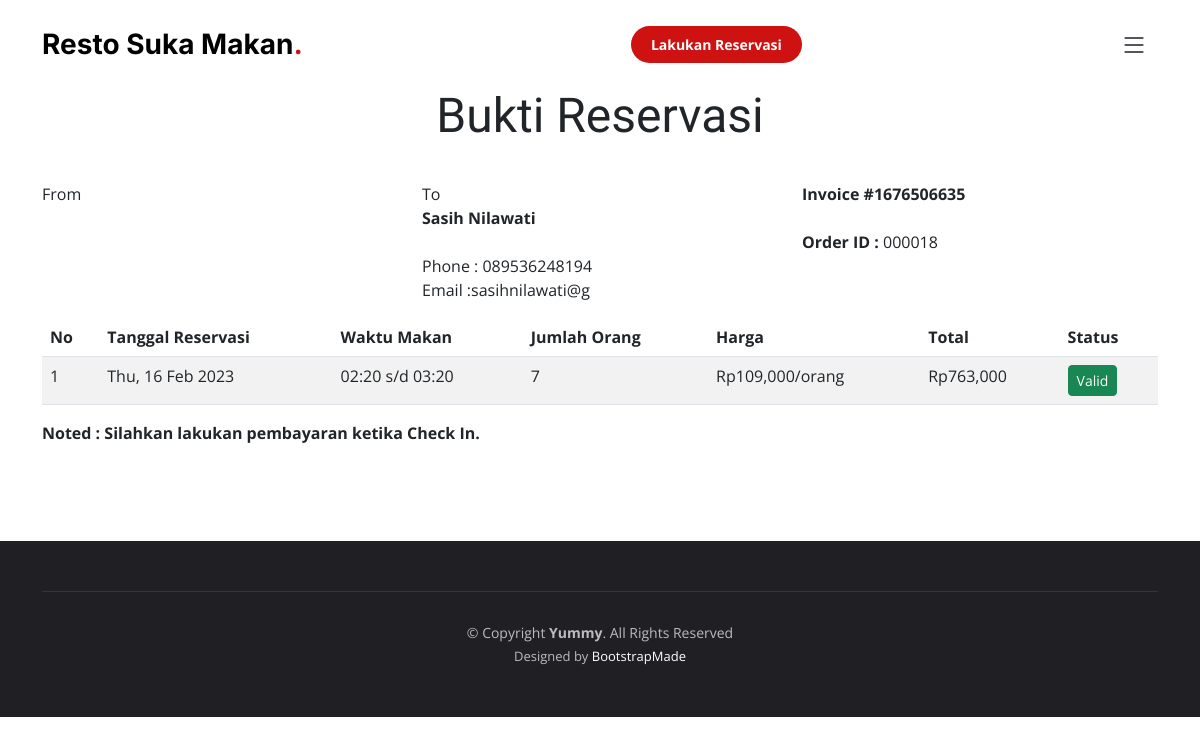
Page /Customer/index_cus.php?page=bukti_reservasi on the committed database.
### tables this page shows
CREATE TABLE `tb_reservasi` (
  `id_reservasi` int(11) NOT NULL,
  `id_user` int(11) NOT NULL,
  `nama_reservasi` varchar(50) NOT NULL,
  `email_reservasi` varchar(15) NOT NULL,
  `notelp_reservasi` varchar(13) NOT NULL,
  `tgl_reservasi` date NOT NULL,
  `jam_reservasi` time NOT NULL,
  `jml_orang` int(11) NOT NULL,
  `total_bayar` double NOT NULL,
  `status_reservasi` enum('selesai','belum selesai') NOT NULL DEFAULT 'belum selesai',
  `created_at` datetime NOT NULL DEFAULT current_timestamp()
);

### koneksi.php (called while the page is built, shortened)
<?php
$harga = 109000;

### Customer/bukti_reservasi.php (the view, shortened to what this page needs)
<?php
include("../koneksi.php");
$query = "SELECT * FROM tb_reservasi JOIN tb_user ON tb_reservasi.id_user=tb_user.id_user WHERE tb_reservasi.id_user=tb_user.id_user ORDER BY created_at DESC LIMIT 1";
$bukti = mysqli_query($con, $query);
$bukti = mysqli_fetch_assoc($bukti);
$detik_mulai   = strtotime($bukti['jam_reservasi']);
$detik_selesai    = $detik_mulai + 3600;
$jam_mulai      = date("H:i", strtotime($bukti['jam_reservasi']));
$jam_selesai    = date('H:i', $detik_selesai);
function status_reservasi($status)
{
   if ($status == "selesai") {
      echo "<span class='btn btn-sm btn-danger'>Expired</span>";
   } else {
      echo "<span class='btn btn-sm btn-success'>Valid</span>";
   }
}
?>
<section id="book-a-table" class="book-a-table">
   <div class="container">
      <div class="section-header">
         <p>Bukti Reservasi</p>
      </div>
      <div class="row invoice-info">
         <div class="col-sm-4 invoice-col">
            From
         </div>
         <div class="col-sm-4 invoice-col">
            To
            <address>
               <strong>
                  <?= $bukti['nama_reservasi'] ?> </strong>
               <br> <br>
               Phone :
               <?= $bukti['notelp_reservasi'] ?> <br>
               Email :<?= $bukti['email_reservasi'] ?>
            </address>
         </div>
         <div class="col-sm-4 invoice-col">
            <b>Invoice #<?= strtotime($bukti['created_at']) ?></b><br>
            <br>
            <b>Order ID :</b> <?= sprintf('%06d', $bukti['id_reservasi']); ?><br>
         </div>
      </div>
      <div class="row">
         <div class="col-xs-12 table-responsive">
            <table class="table table-striped">
               <thead>
                  <tr>
                     <th>No</th>
                     <th>Tanggal Reservasi</th>
                     <th>Waktu Makan</th>
                     <th>Jumlah Orang</th>
                     <th>Harga</th>
                     <th>Total</th>
                     <th>Status</th>
                  </tr>
               </thead>
               <tbody>
                  <tr>
                     <td>1</td>
                     <td><?= date('D, d M Y', strtotime($bukti['tgl_reservasi'])) ?></td>
                     <td><?= $jam_mulai ?> s/d <?= $jam_selesai ?></td>
                     <td><?= $bukti['jml_orang'] ?></td>
                     <td>Rp<?= number_format($harga) ?>/orang</td>
                     <td>Rp<?= number_format($bukti['jml_orang'] * $harga) ?></td>
                     <td><?php status_reservasi($bukti['status_reservasi']) ?></td>
                  </tr>
               </tbody>
            </table>
            <p><b>Noted : Silahkan lakukan pembayaran ketika Check In.</b></p>
         </div>
      </div>
</section>

### Customer/assets/css/main.css (style rules this page uses)
:root { --font-default: "Open Sans", system-ui, -apple-system, "Segoe UI", Roboto, "Helvetica Neue", Arial, "Noto Sans", "Liberation Sans", sans-serif, "Apple Color Emoji", "Segoe UI Emoji", "Segoe UI Symbol", "Noto Color Emoji"; --font-primary: "Amatic SC", sans-serif; --font-secondary: "Inter", sans-serif; }
:root { --color-default: #212529; --color-primary: #ce1212; --color-secondary: #37373f; }
:root { scroll-behavior: smooth; }
body { font-family: var(--font-default); color: var(--color-default); }
section { overflow: hidden; padding: 80px 0; }
.section-header { text-align: center; padding-bottom: 30px; }
.section-header p { margin: 0; font-size: 48px; font-weight: 400; font-family: var(--font-primary); }
section { scroll-margin-top: 90px; }

### rows in the picture
tb_reservasi: nama_reservasi "Sasih Nilawati", notelp_reservasi "089536248194", email_reservasi "sasihnilawati@g", created_at "1676506635", id_reservasi "000018", tgl_reservasi "Thu, 16 Feb 2023", jam_reservasi "02:20", jam_reservasi "03:20", jml_orang "7", $bukti['jml_orang']*$harga "763,000"

### other values in the picture
$harga "109,000"
